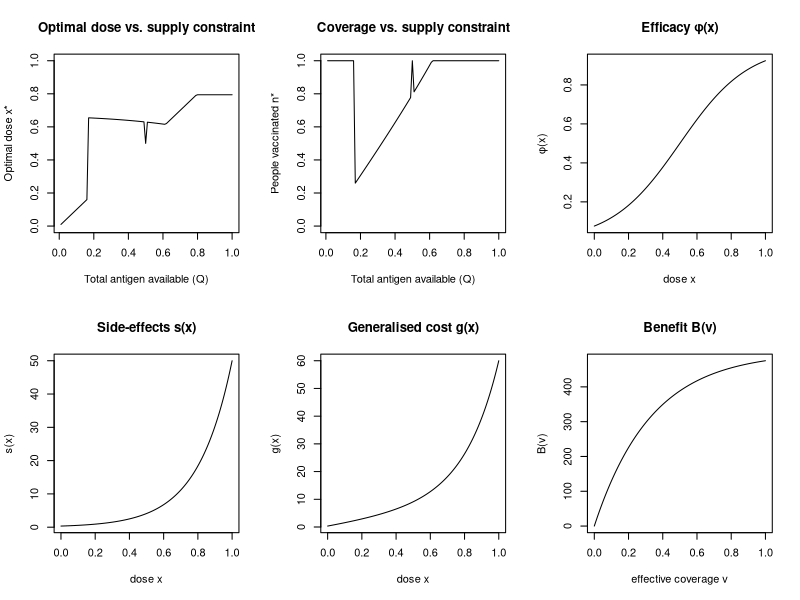

Source code (R):
############################################################
##  Optimal fractional-dosing toy model (sigmoidal φ)     ##
############################################################
# Packages -------------------------------------------------
if (!requireNamespace("nloptr", quietly = TRUE))
  install.packages("nloptr")
library(nloptr)

# 1. Global parameters ------------------------------------
N       <- 1            # total population to vaccinate
p       <- 10           # price per unit antigen (==0 ⇒ social-welfare objective)
A_b     <- 500           # scale for B(·)
gamma_b <- 3            # concavity for B(·)
sigma_s <- 50           # linear side-effect slope; set >0 to penalise large doses
k_phi   <- 5           # steepness of sigmoid
xi_phi  <- 0.5          # inflection point
full_dose <- 1          # developer’s "standard" dose; sets Q-grid upper bound

# 2. Model primitives -------------------------------------
phi   <- function(x) 1 / (1 + exp(-k_phi * (x - xi_phi)))        # efficacy φ(x)
# s     <- function(x) sigma_s * x                               # linear side-effects  s(x)
# s     <- function(x) sigma_s*(1 - exp(-5*x))                   # concave side-effects  s(x)
s     <- function(x) sigma_s*exp(5*(x-1))                        # convex side-effects  s(x)
g     <- function(x) s(x) + p*x                                  # generalised cost g(x)
B     <- function(v) A_b * (1 - exp(-gamma_b * v))               # social benefit B(v)
# v = n*phi(x)

# 3. Objective & constraints for nloptr --------------------
obj <- function(vars, pars) {
  n <- vars[1]; x <- vars[2]
  
  # guard against NA / ±Inf that nloptr occasionally feeds in
  if (any(!is.finite(c(n, x))))            return(1e20)
  
  # no need to repeat the constraints here (COBYLA enforces them)
  - ( B(n * phi(x)) - n * g(x) )           # nloptr minimises
}

g_ineq <- function(vars, pars) {            # ≤0 for feasibility
  n <- vars[1]; x <- vars[2]
  with(pars, c( n*x - Q , n - N ))          # supply, population
}

# 4. Solver wrapper ---------------------------------------
solve_one_Q <- function(Q, start=c(N/2, full_dose/2)) {
  pars <- list(Q=Q, N=N)
  res  <- nloptr(x0     = start,
                 eval_f = obj,
                 eval_g_ineq = g_ineq,
                 lb     = c(0,0),
                 opts   = list(algorithm="NLOPT_LN_COBYLA",
                               xtol_rel = 1e-8,
                               maxeval  = 500),
                 pars   = pars)
  list(Q=Q, n_star = res$solution[1], x_star = res$solution[2],
       objective = -res$objective)
}

# 5. Run across a grid of supply constraints ---------------
Q_grid <- seq(N*full_dose/100, N*full_dose, length.out = 100)
results <- lapply(Q_grid, solve_one_Q)
results_df <- do.call(rbind, lapply(results, as.data.frame))

# 6. Inspect / plot ---------------------------------------
print(head(results_df, 8))

# Optional quick plots (comment out if not needed)
par(mfrow = c(2,3))
plot(results_df$Q, results_df$x_star, type="l",
     xlab="Total antigen available (Q)", ylab="Optimal dose x*",
     main="Optimal dose vs. supply constraint",
     ylim = c(0,1))
plot(results_df$Q, results_df$n_star, type="l",
     xlab="Total antigen available (Q)", ylab="People vaccinated n*",
     main="Coverage vs. supply constraint",
     ylim = c(0,1))
curve(phi(x), 0, full_dose, n = 200, xlab = "dose x", ylab = "φ(x)", main = "Efficacy φ(x)")
curve(s(x), 0, full_dose, n = 200, xlab = "dose x", ylab = "s(x)", main = "Side‑effects s(x)")
curve(g(x), 0, full_dose, n = 200, xlab = "dose x", ylab = "g(x)", main = "Generalised cost g(x)")
curve(B, from = 0, to = 1, n = 200, xlab = "effective coverage v", ylab = "B(v)", main = "Benefit B(v)")

par(mfrow = c(1, 1))   # reset layout
